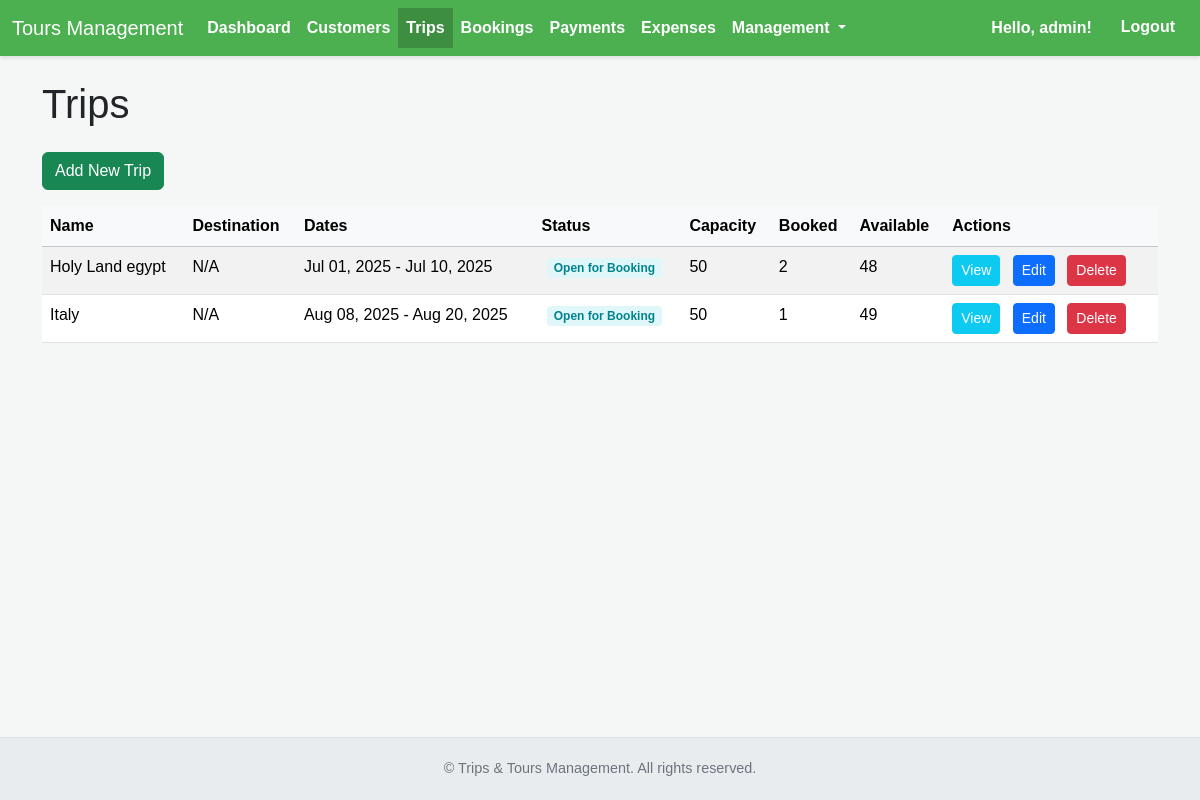
/trips/ (signed in), run on the app's committed database.
### trips/models.py (models this page shows, shortened)
class Trip(models.Model):
    TRIP_STATUS_CHOICES = [
        ('open', 'Open for Booking'),
        ('confirmed', 'Confirmed'),
        ('full', 'Full'),
        ('cancelled', 'Cancelled'),
        ('completed', 'Completed'),
    ]
    name = models.CharField(max_length=200, unique=True, help_text="Unique name for the trip package.")
    destination = models.CharField(max_length=255, blank=True, help_text="Primary destination or region of the trip.")
    start_date = models.DateField()
    end_date = models.DateField()
    internal_notes = models.TextField(blank=True, help_text="Notes for internal staff only, not for customers.")
    detailed_itinerary = models.TextField(blank=True, help_text="A comprehensive description of the trip itinerary.")
    max_capacity = models.PositiveIntegerField(blank=True, null=True, help_text="Maximum number of travelers this trip can accommodate.")
    min_travelers = models.PositiveIntegerField(blank=True, null=True, help_text="Minimum number of travelers required for the trip to proceed.")
    status = models.CharField(
        max_length=20,
        choices=TRIP_STATUS_CHOICES,
        default='open',
        help_text="Current status of the trip (e.g., Open, Confirmed, Cancelled)."
    )
    date_created = models.DateTimeField(auto_now_add=True)
    last_updated = models.DateTimeField(auto_now=True)
    class Meta:
        ordering = ['start_date', 'name']
        verbose_name = "Trip"
        verbose_name_plural = "Trips"
        unique_together = ['name', 'start_date']
    def get_booked_seats(self):
        from bookings.models import Booking # Local import
        return self.bookings.filter(booking_status__in=['pending', 'confirmed']).count()
    def get_available_seats(self):
        if self.max_capacity is None:
            return None
        booked_seats = self.get_booked_seats()
        return max(0, self.max_capacity - booked_seats)

### trips/views.py (the view)
# urls.py: path('', views.trip_list, name='trip_list'),
@login_required
def trip_list(request):
    from bookings.models import Booking # Local import for Booking model
    trips = Trip.objects.annotate(
        active_booking_count=Count(
            'bookings',
            filter=models.Q(bookings__booking_status__in=['pending', 'confirmed'])
        )
    ).all()
    context = {
        'trips': trips
    }
    return render(request, 'trips/trip_list.html', context)

### trips/templates/trips/trip_list.html (shortened to what this page needs)
{% extends "base.html" %}
{% load app_filters %}
{% block content %}
    <h1 class="mb-4">Trips</h1>
    <a href="{% url 'trip_create' %}" class="btn btn-success mb-3">Add New Trip</a>
    {% if trips %}
        <div class="table-responsive">
            <table class="table table-striped table-hover">
                <thead class="table-light">
                    <tr>
                        <th scope="col">Name</th>
                        <th scope="col">Destination</th>
                        <th scope="col">Dates</th>
                        <th scope="col">Status</th>
                        <th scope="col">Capacity</th>
                        <th scope="col">Booked</th>
                        <th scope="col">Available</th>
                        <th scope="col">Actions</th>
                    </tr>
                </thead>
                <tbody>
                    {% for trip in trips %}
                        <tr>
                            <td>{{ trip.name }}</td>
                            <td>{{ trip.destination|default:"N/A" }}</td>
                            <td>{{ trip.start_date|date:"M d, Y" }} - {{ trip.end_date|date:"M d, Y" }}</td>
                            <td><span class="status-badge status-{{ trip.status }}">{{ trip.get_status_display }}</span></td>
                            <td>{{ trip.max_capacity|default:"Unlimited" }}</td>
                            <td>{{ trip.active_booking_count }}</td>
                            <td>{{ trip.get_available_seats|default:"Unlimited" }}</td>
                            <td class="action-links">
                                <a href="{% url 'trip_detail' trip.pk %}" class="btn btn-sm btn-info text-white">View</a>
                                <a href="{% url 'trip_update' trip.pk %}" class="btn btn-sm btn-primary">Edit</a>
                                <a href="{% url 'trip_delete' trip.pk %}" class="btn btn-sm btn-danger delete-link">Delete</a>
                            </td>
                        </tr>
                    {% endfor %}
                </tbody>
            </table>
        </div>
    {% else %}
        <p class="alert alert-info">No trips found. Click "Add New Trip" to get started!</p>
    {% endif %}
{% endblock content %}

### templates/base.html (shortened to what this page needs)
{% load static %}
<!DOCTYPE html>
<html lang="en">
<head>
    <link href="https://cdn.jsdelivr.net/npm/bootstrap@5.3.3/dist/css/bootstrap.min.css" rel="stylesheet">
</head>
<body>
    <nav class="navbar navbar-expand-lg">
        <div class="container-fluid">
            <a class="navbar-brand text-white" href="{% url 'dashboard' %}">Tours Management</a>
            <div class="collapse navbar-collapse" id="navbarNav">
                <ul class="navbar-nav me-auto mb-2 mb-lg-0">
                    <li class="nav-item">
                        <a class="nav-link {% if request.resolver_match.url_name == 'dashboard' %}active{% endif %}" href="{% url 'dashboard' %}">Dashboard</a>
                    </li>
                    <li class="nav-item">
                        <a class="nav-link {% if 'customer' in request.path %}active{% endif %}" href="{% url 'customer_list' %}">Customers</a>
                    </li>
                    <li class="nav-item">
                        <a class="nav-link {% if 'trip' in request.path and not 'booking' in request.path %}active{% endif %}" href="{% url 'trip_list' %}">Trips</a>
                    </li>
                    <li class="nav-item">
                        <a class="nav-link {% if 'booking' in request.path %}active{% endif %}" href="{% url 'booking_list' %}">Bookings</a>
                    </li>
                    <li class="nav-item">
                        <a class="nav-link {% if 'payment' in request.path %}active{% endif %}" href="{% url 'payment_list' %}">Payments</a>
                    </li>
                    <li class="nav-item">
                        <a class="nav-link {% if 'expense' in request.path and 'types' not in request.path %}active{% endif %}" href="{% url 'expense_list' %}">Expenses</a>
                    </li>
                    <li class="nav-item dropdown">
                        <a class="nav-link dropdown-toggle {% if 'types' in request.path %}active{% endif %}" href="#" id="navbarDropdownManagement" role="button" data-bs-toggle="dropdown" aria-expanded="false">
                            Management
                        </a>
                    </li>
                </ul>
                <div class="d-flex">
                    {% if user.is_authenticated %}
                        <span class="navbar-text me-3">Hello, {{ user.username }}!</span>
                        <form action="{% url 'logout' %}" method="post" class="d-inline">
                            <button type="submit" class="btn btn-link text-white">Logout</button>
                        </form>
                    {% else %}
                        <a class="nav-link text-white" href="{% url 'login' %}">Login</a>
                    {% endif %}
                </div>
            </div>
        </div>
    </nav>
    <div class="container flex-grow-1 my-4">
        {% block content %}{% endblock content %}
    </div>
    <footer>
        © {{ "now"|date:"Y" }} Trips & Tours Management. All rights reserved.
    </footer>
</body>
</html>

### templates/base.html (style rules this page uses)
body { font-family: Arial, sans-serif; background-color: #f4f7f6; display: flex; flex-direction: column; min-height: 100vh; }
.navbar { background-color: #4CAF50; box-shadow: 0 2px 4px rgba(0,0,0,0.1); }
.navbar .nav-link { color: white !important; font-weight: bold; transition: background-color 0.3s ease; }
.navbar .nav-link.active { background-color: #3e8e41; }
.navbar .navbar-text { color: white; font-weight: bold; }
.navbar .btn-link { color: white; font-weight: bold; text-decoration: none; transition: background-color 0.3s ease; }
.action-links a { margin-right: 8px; text-decoration: none; }
.action-links a.btn-danger { color: white; }
.status-badge { display: inline-block; padding: .3em .6em; border-radius: .25rem; font-size: .75em; font-weight: 700; line-height: 1; text-align: center; white-space: nowrap; vertical-align: baseline; margin-left: 5px; }
.status-open { background-color: #e0f7fa; color: #00838f; }
footer { margin-top: auto; padding: 1.25rem; text-align: center; color: #6c757d; font-size: 0.9em; background-color: #e9ecef; border-top: 1px solid #dee2e6; }

### data on the page
Trip: name "Holy Land egypt", destination "N/A", start_date "Jul 01, 2025", end_date "Jul 10, 2025", status "Open for Booking", max_capacity "50", active_booking_count "2", get_available_seats "48"
Trip: name "Italy", destination "N/A", start_date "Aug 08, 2025", end_date "Aug 20, 2025", status "Open for Booking", max_capacity "50", active_booking_count "1", get_available_seats "49"

### other printed values
{{ user.username }} "admin"
